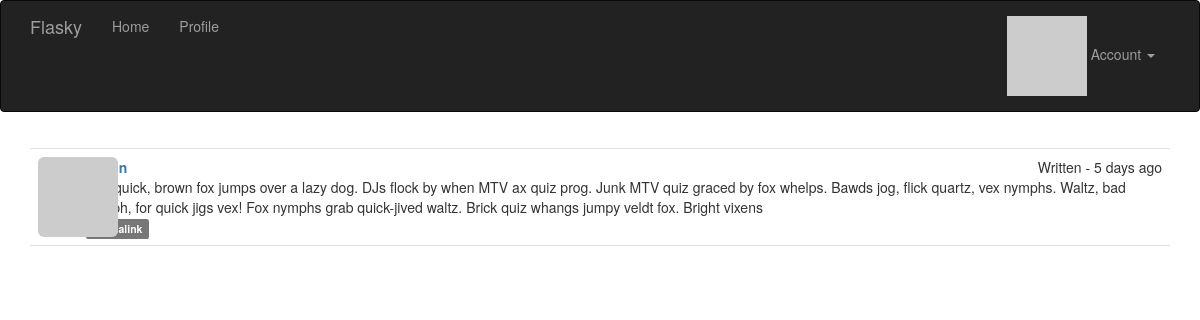
Screenshot of /post/2 (signed in) with the database file from the repository.
### app/models.py (models this page shows, shortened)
class Post(db.Model):
    __tablename__ = 'posts'
    id = db.Column(db.Integer, primary_key=True)
    body = db.Column(db.Text)
    body_html = db.Column(db.Text)
    timestamp = db.Column(db.DateTime, index=True,
                          default=datetime.datetime.utcnow)
    author_id = db.Column(db.Integer, db.ForeignKey('users.id'))

### app/main/views.py (the view)
@main.route('/post/<int:id>')
def post(id):
    post = Post.query.get_or_404(id)
    return render_template('post.html', posts=[post])

### app/auth/views.py (called while the page is built)
@auth.before_app_request
def before_request():
    if current_user.is_authenticated:
        current_user.ping()
        if  not current_user.confirmed \
            and request.endpoint \
            and request.blueprint != 'auth' \
            and request.endpoint != 'static':
            return redirect(url_for('auth.unconfirmed'))

### app/main/__init__.py (called while the page is built)
@main.app_context_processor
def inject_permissions():
    return dict(Permission=Permission)

### app/models.py (called while the page is built)
@login_manager.user_loader
def load_user(user_id):
    return User.query.get(int(user_id))

    def has_permission(self, perm):
        return self.permissions & perm == perm

    def can(self, perm):
        return self.role is not None and self.role.has_permission(perm)

    def is_administrator(self):
        return self.can(Permission.ADMIN)

    def ping(self):
        self.last_seen = datetime.datetime.utcnow()
        db.session.add(self)
        db.session.commit()

    def gravatar(self, size=100, default='robohash', rating='g'):
        if request.is_secure:
            url = 'https://secure.gravatar.com/avatar'
        else:
            url = 'http://www.gravatar.com/avatar'
        hash = self.avatar_hash or self.gravatar_hash()
        return f'{url}/{hash}?s={size}&d={default}&r={rating}'

### app/templates/post.html (shortened to what this page needs)
{% extends 'base.html' %}
{% import '_macros.html' as macros %}
{% block page_content %}
{% include '_posts.html' %}
{% endblock page_content %}

### app/templates/_posts.html (shortened to what this page needs)
<ul class="posts">
    {% for post in posts %}
    <li class="post">
        <div class="post-thumbnail">
            <a hrer="{{ url_for('main.user', username=post.author.username) }}">
                <img class="img-rounded profile-thumbnail" src="{{ post.author.gravatar(size=40) }}">
            </a>
        </div>
        <div class="post-content">
            <div class="post-date">Written - {{ moment(post.timestamp).fromNow() }}</div>
            <div class="post-author"><a href="{{ url_for('main.user', username=post.author.username) }}">{{ post.author.username }}</a></div>
            <div class="post-body">
                {% if post.body_html %}
                    {{ post.body_html | safe }}
                {% else %}
                    {{ post.body }}
                {% endif %}
            </div>
            <div class="post-footer">
                <a href="{{ url_for('main.post', id=post.id) }}"><span class="label label-default">Permalink</span></a>
            </div>
        </div>
    </li>
    {% endfor %}
</ul>

### app/static/styles.css (style rules this page uses)
.profile-thumbnail { position: absolute; }
ul.posts { list-style-type: none; padding: 0px; margin: 16px 0px 0px 0px; border-top: 1px solid #e0e0e0; }
ul.posts li.post { padding: 8px; border-bottom: 1px solid #e0e0e0; }
div.post-date { float: right; }
div.post-author { font-weight: bold; }
div.post-thumbnail { position: absolute; }
div.post-content { margin-left: 48px; min-height: 48px; }

### rows the page displays
Post: timestamp "5 days ago", body "The quick, brown fox jumps over a lazy dog. DJs flock by when MTV ax quiz prog. Junk MTV quiz graced by fox whelps. Bawds jog, flick quartz, vex nymphs. Waltz, bad nymph, for quick jigs vex! Fox nymphs grab quick-jived waltz. Brick quiz whangs jumpy veldt fox. Bright vixens"
